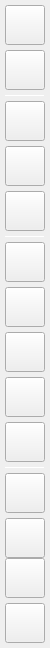
           <widget class="QFrame" name="ToolBar">
            <property name="minimumSize">
             <size>
              <width>50</width>
              <height>0</height>
             </size>
            </property>
            <property name="maximumSize">
             <size>
              <width>50</width>
              <height>16777215</height>
             </size>
            </property>
            <property name="layoutDirection">
             <enum>Qt::LeftToRight</enum>
            </property>
            <property name="styleSheet">
             <string notr="true"/>
            </property>
            <property name="frameShape">
             <enum>QFrame::NoFrame</enum>
            </property>
            <property name="frameShadow">
             <enum>QFrame::Raised</enum>
            </property>
            <layout class="QFormLayout" name="formLayout">
             <property name="sizeConstraint">
              <enum>QLayout::SetDefaultConstraint</enum>
             </property>
             <property name="fieldGrowthPolicy">
              <enum>QFormLayout::FieldsStayAtSizeHint</enum>
             </property>
             <property name="rowWrapPolicy">
              <enum>QFormLayout::WrapAllRows</enum>
             </property>
             <property name="labelAlignment">
              <set>Qt::AlignHCenter|Qt::AlignTop</set>
             </property>
             <property name="formAlignment">
              <set>Qt::AlignHCenter|Qt::AlignTop</set>
             </property>
             <property name="horizontalSpacing">
              <number>0</number>
             </property>
             <property name="verticalSpacing">
              <number>0</number>
             </property>
             <property name="leftMargin">
              <number>0</number>
             </property>
             <property name="topMargin">
              <number>0</number>
             </property>
             <property name="rightMargin">
              <number>0</number>
             </property>
             <property name="bottomMargin">
              <number>0</number>
             </property>
             <item row="0" column="0">
              <widget class="QFrame" name="TopToolBar">
               <property name="sizePolicy">
                <sizepolicy hsizetype="Fixed" vsizetype="Fixed">
                 <horstretch>0</horstretch>
                 <verstretch>0</verstretch>
                </sizepolicy>
               </property>
               <property name="minimumSize">
                <size>
                 <width>50</width>
                 <height>0</height>
                </size>
               </property>
               <property name="maximumSize">
                <size>
                 <width>50</width>
                 <height>16777215</height>
                </size>
               </property>
               <property name="frameShape">
                <enum>QFrame::NoFrame</enum>
               </property>
               <property name="frameShadow">
                <enum>QFrame::Raised</enum>
               </property>
               <layout class="QFormLayout" name="formLayout_2">
                <property name="rowWrapPolicy">
                 <enum>QFormLayout::WrapAllRows</enum>
                </property>
                <property name="labelAlignment">
                 <set>Qt::AlignHCenter|Qt::AlignTop</set>
                </property>
                <property name="formAlignment">
                 <set>Qt::AlignHCenter|Qt::AlignTop</set>
                </property>
                <property name="horizontalSpacing">
                 <number>0</number>
                </property>
                <property name="verticalSpacing">
                 <number>5</number>
                </property>
                <property name="leftMargin">
                 <number>5</number>
                </property>
                <property name="topMargin">
                 <number>5</number>
                </property>
                <property name="rightMargin">
                 <number>0</number>
                </property>
                <property name="bottomMargin">
                 <number>0</number>
                </property>
                <item row="0" column="0">
                 <widget class="QPushButton" name="LoadButton">
                  <property name="sizePolicy">
                   <sizepolicy hsizetype="Fixed" vsizetype="Fixed">
                    <horstretch>0</horstretch>
                    <verstretch>0</verstretch>
                   </sizepolicy>
                  </property>
                  <property name="minimumSize">
                   <size>
                    <width>40</width>
                    <height>40</height>
                   </size>
                  </property>
                  <property name="maximumSize">
                   <size>
                    <width>40</width>
                    <height>40</height>
                   </size>
                  </property>
                  <property name="toolTip">
                   <string>&lt;html&gt;&lt;head/&gt;&lt;body&gt;&lt;p&gt;Загрузить проект&lt;/p&gt;&lt;/body&gt;&lt;/html&gt;</string>
                  </property>
                  <property name="whatsThis">
                   <string>&lt;html&gt;&lt;head/&gt;&lt;body&gt;&lt;p&gt;Load project&lt;/p&gt;&lt;/body&gt;&lt;/html&gt;</string>
                  </property>
                  <property name="layoutDirection">
                   <enum>Qt::LeftToRight</enum>
                  </property>
                  <property name="text">
                   <string/>
                  </property>
                  <property name="icon">
                   <iconset>
                    <normaloff>src/icons/free/folder.svg</normaloff>src/icons/free/folder.svg</iconset>
                  </property>
                  <property name="iconSize">
                   <size>
                    <width>30</width>
                    <height>30</height>
                   </size>
                  </property>
                  <property name="shortcut">
                   <string>Ctrl+O</string>
                  </property>
                  <property name="autoExclusive">
                   <bool>false</bool>
                  </property>
                 </widget>
                </item>
                <item row="1" column="1">
                 <widget class="QPushButton" name="SaveButton">
                  <property name="sizePolicy">
                   <sizepolicy hsizetype="Fixed" vsizetype="Fixed">
                    <horstretch>0</horstretch>
                    <verstretch>0</verstretch>
                   </sizepolicy>
                  </property>
                  <property name="minimumSize">
                   <size>
                    <width>40</width>
                    <height>40</height>
                   </size>
                  </property>
                  <property name="maximumSize">
                   <size>
                    <width>40</width>
                    <height>40</height>
                   </size>
                  </property>
                  <property name="toolTip">
                   <string>&lt;html&gt;&lt;head/&gt;&lt;body&gt;&lt;p&gt;Перезаписать файл Points&lt;/p&gt;&lt;/body&gt;&lt;/html&gt;</string>
                  </property>
                  <property name="text">
                   <string/>
                  </property>
                  <property name="icon">
                   <iconset>
                    <normaloff>src/icons/free/save.svg</normaloff>src/icons/free/save.svg</iconset>
                  </property>
                  <property name="iconSize">
                   <size>
                    <width>30</width>
                    <height>30</height>
                   </size>
                  </property>
                  <property name="shortcut">
                   <string>Ctrl+S</string>
                  </property>
                  <property name="flat">
                   <bool>false</bool>
                  </property>
                 </widget>
                </item>
                <item row="2" column="1">
                 <widget class="Line" name="ProjectLine">
                  <property name="sizePolicy">
                   <sizepolicy hsizetype="Fixed" vsizetype="Fixed">
                    <horstretch>0</horstretch>
                    <verstretch>0</verstretch>
                   </sizepolicy>
                  </property>
                  <property name="minimumSize">
                   <size>
                    <width>40</width>
                    <height>1</height>
                   </size>
                  </property>
                  <property name="maximumSize">
                   <size>
                    <width>40</width>
                    <height>1</height>
                   </size>
                  </property>
                  <property name="orientation">
                   <enum>Qt::Horizontal</enum>
                  </property>
                 </widget>
                </item>
                <item row="3" column="1">
                 <widget class="QPushButton" name="AIButton">
                  <property name="sizePolicy">
                   <sizepolicy hsizetype="Fixed" vsizetype="Fixed">
                    <horstretch>40</horstretch>
                    <verstretch>40</verstretch>
                   </sizepolicy>
                  </property>
                  <property name="minimumSize">
                   <size>
                    <width>40</width>
                    <height>40</height>
                   </size>
                  </property>
                  <property name="toolTip">
                   <string>&lt;html&gt;&lt;head/&gt;&lt;body&gt;&lt;p&gt;Сменить режим разметки на AI&lt;/p&gt;&lt;/body&gt;&lt;/html&gt;</string>
                  </property>
                  <property name="toolTipDuration">
                   <number>-1</number>
                  </property>
                  <property name="whatsThis">
                   <string>&lt;html&gt;&lt;head/&gt;&lt;body&gt;&lt;p&gt;&lt;br/&gt;&lt;/p&gt;&lt;/body&gt;&lt;/html&gt;</string>
                  </property>
                  <property name="text">
                   <string/>
                  </property>
                  <property name="icon">
                   <iconset>
                    <normaloff>src/icons/free/alert-circle.svg</normaloff>src/icons/free/alert-circle.svg</iconset>
                  </property>
                  <property name="iconSize">
                   <size>
                    <width>30</width>
                    <height>30</height>
                   </size>
                  </property>
                  <property name="shortcut">
                   <string>Ctrl+1</string>
                  </property>
                 </widget>
                </item>
                <item row="4" column="1">
                 <widget class="QPushButton" name="AXEButton">
                  <property name="sizePolicy">
                   <sizepolicy hsizetype="Fixed" vsizetype="Fixed">
                    <horstretch>0</horstretch>
                    <verstretch>0</verstretch>
                   </sizepolicy>
                  </property>
                  <property name="minimumSize">
                   <size>
                    <width>40</width>
                    <height>40</height>
                   </size>
                  </property>
                  <property name="maximumSize">
                   <size>
                    <width>40</width>
                    <height>40</height>
                   </size>
                  </property>
                  <property name="toolTip">
                   <string>&lt;html&gt;&lt;head/&gt;&lt;body&gt;&lt;p&gt;Сменить режим разметки на ручной&lt;/p&gt;&lt;/body&gt;&lt;/html&gt;</string>
                  </property>
                  <property name="text">
                   <string/>
                  </property>
                  <property name="icon">
                   <iconset>
                    <normaloff>src/icons/free/alert-circle.svg</normaloff>src/icons/free/alert-circle.svg</iconset>
                  </property>
                  <property name="iconSize">
                   <size>
                    <width>30</width>
                    <height>30</height>
                   </size>
                  </property>
                  <property name="shortcut">
                   <string>Ctrl+2</string>
                  </property>
                 </widget>
                </item>
                <item row="5" column="1">
                 <widget class="QPushButton" name="MOVEButton">
                  <property name="sizePolicy">
                   <sizepolicy hsizetype="Fixed" vsizetype="Fixed">
                    <horstretch>0</horstretch>
                    <verstretch>0</verstretch>
                   </sizepolicy>
                  </property>
                  <property name="minimumSize">
                   <size>
                    <width>40</width>
                    <height>40</height>
                   </size>
                  </property>
                  <property name="maximumSize">
                   <size>
                    <width>40</width>
                    <height>40</height>
                   </size>
                  </property>
                  <property name="toolTip">
                   <string>&lt;html&gt;&lt;head/&gt;&lt;body&gt;&lt;p&gt;Сменить режим разметки на стандартный&lt;/p&gt;&lt;/body&gt;&lt;/html&gt;</string>
                  </property>
                  <property name="text">
                   <string/>
                  </property>
                  <property name="icon">
                   <iconset>
                    <normaloff>src/icons/free/alert-circle.svg</normaloff>src/icons/free/alert-circle.svg</iconset>
                  </property>
                  <property name="iconSize">
                   <size>
                    <width>30</width>
                    <height>30</height>
                   </size>
                  </property>
                  <property name="shortcut">
                   <string>Ctrl+3</string>
                  </property>
                 </widget>
                </item>
                <item row="6" column="0">
                 <widget class="Line" name="ToolsLine">
                  <property name="sizePolicy">
                   <sizepolicy hsizetype="Fixed" vsizetype="Fixed">
                    <horstretch>0</horstretch>
                    <verstretch>0</verstretch>
                   </sizepolicy>
                  </property>
                  <property name="minimumSize">
                   <size>
                    <width>40</width>
                    <height>1</height>
                   </size>
                  </property>
                  <property name="maximumSize">
                   <size>
                    <width>40</width>
                    <height>1</height>
                   </size>
                  </property>
                  <property name="orientation">
                   <enum>Qt::Horizontal</enum>
                  </property>
                 </widget>
                </item>
                <item row="6" column="1">
                 <widget class="QPushButton" name="RotateButton">
                  <property name="sizePolicy">
                   <sizepolicy hsizetype="Fixed" vsizetype="Fixed">
                    <horstretch>0</horstretch>
                    <verstretch>0</verstretch>
                   </sizepolicy>
                  </property>
                  <property name="minimumSize">
                   <size>
                    <width>40</width>
                    <height>40</height>
                   </size>
                  </property>
                  <property name="maximumSize">
                   <size>
                    <width>40</width>
                    <height>40</height>
                   </size>
                  </property>
                  <property name="toolTip">
                   <string>&lt;html&gt;&lt;head/&gt;&lt;body&gt;&lt;p&gt;Повернуть изображение&lt;/p&gt;&lt;/body&gt;&lt;/html&gt;</string>
                  </property>
                  <property name="text">
                   <string/>
                  </property>
                  <property name="icon">
                   <iconset>
                    <normaloff>src/icons/free/rotate-cw.svg</normaloff>src/icons/free/rotate-cw.svg</iconset>
                  </property>
                  <property name="iconSize">
                   <size>
                    <width>30</width>
                    <height>30</height>
                   </size>
                  </property>
                 </widget>
                </item>
                <item row="7" column="1">
                 <widget class="QPushButton" name="MirrorYButton">
                  <property name="sizePolicy">
                   <sizepolicy hsizetype="Fixed" vsizetype="Fixed">
                    <horstretch>0</horstretch>
                    <verstretch>0</verstretch>
                   </sizepolicy>
                  </property>
                  <property name="minimumSize">
                   <size>
                    <width>40</width>
                    <height>40</height>
                   </size>
                  </property>
                  <property name="maximumSize">
                   <size>
                    <width>40</width>
                    <height>40</height>
                   </size>
                  </property>
                  <property name="toolTip">
                   <string>&lt;html&gt;&lt;head/&gt;&lt;body&gt;&lt;p&gt;Отразить изображение по вертикали&lt;/p&gt;&lt;/body&gt;&lt;/html&gt;</string>
                  </property>
                  <property name="text">
                   <string/>
                  </property>
                  <property name="icon">
                   <iconset>
                    <normaloff>src/icons/free/corner-up-right.svg</normaloff>src/icons/free/corner-up-right.svg</iconset>
                  </property>
                  <property name="iconSize">
                   <size>
                    <width>30</width>
                    <height>30</height>
                   </size>
                  </property>
                 </widget>
                </item>
                <item row="8" column="1">
                 <widget class="QPushButton" name="MirrorXButton">
                  <property name="sizePolicy">
                   <sizepolicy hsizetype="Fixed" vsizetype="Fixed">
                    <horstretch>0</horstretch>
                    <verstretch>0</verstretch>
                   </sizepolicy>
                  </property>
                  <property name="minimumSize">
                   <size>
                    <width>40</width>
                    <height>40</height>
                   </size>
                  </property>
                  <property name="maximumSize">
                   <size>
                    <width>40</width>
                    <height>40</height>
                   </size>
                  </property>
                  <property name="toolTip">
                   <string>&lt;html&gt;&lt;head/&gt;&lt;body&gt;&lt;p&gt;Отразить изображение по горизонтали&lt;/p&gt;&lt;/body&gt;&lt;/html&gt;</string>
                  </property>
                  <property name="text">
                   <string/>
                  </property>
                  <property name="icon">
                   <iconset>
                    <normaloff>src/icons/free/corner-right-up.svg</normaloff>src/icons/free/corner-right-up.svg</iconset>
                  </property>
                  <property name="iconSize">
                   <size>
                    <width>30</width>
                    <height>30</height>
                   </size>
                  </property>
                 </widget>
                </item>
                <item row="9" column="1">
                 <widget class="QPushButton" name="CropButton">
                  <property name="sizePolicy">
                   <sizepolicy hsizetype="Fixed" vsizetype="Fixed">
                    <horstretch>0</horstretch>
                    <verstretch>0</verstretch>
                   </sizepolicy>
                  </property>
                  <property name="minimumSize">
                   <size>
                    <width>40</width>
                    <height>40</height>
                   </size>
                  </property>
                  <property name="maximumSize">
                   <size>
                    <width>40</width>
                    <height>40</height>
                   </size>
                  </property>
                  <property name="toolTip">
                   <string>&lt;html&gt;&lt;head/&gt;&lt;body&gt;&lt;p&gt;Обрезать изображение&lt;/p&gt;&lt;/body&gt;&lt;/html&gt;</string>
                  </property>
                  <property name="text">
                   <string/>
                  </property>
                  <property name="icon">
                   <iconset>
                    <normaloff>src/icons/free/crop.svg</normaloff>src/icons/free/crop.svg</iconset>
                  </property>
                  <property name="iconSize">
                   <size>
                    <width>30</width>
                    <height>30</height>
                   </size>
                  </property>
                 </widget>
                </item>
                <item row="10" column="1">
                 <widget class="QPushButton" name="ZoomButton">
                  <property name="sizePolicy">
                   <sizepolicy hsizetype="Fixed" vsizetype="Fixed">
                    <horstretch>0</horstretch>
                    <verstretch>0</verstretch>
                   </sizepolicy>
                  </property>
                  <property name="minimumSize">
                   <size>
                    <width>40</width>
                    <height>40</height>
                   </size>
                  </property>
                  <property name="maximumSize">
                   <size>
                    <width>40</width>
                    <height>40</height>
                   </size>
                  </property>
                  <property name="toolTip">
                   <string>&lt;html&gt;&lt;head/&gt;&lt;body&gt;&lt;p&gt;Приблизить изображение&lt;/p&gt;&lt;/body&gt;&lt;/html&gt;</string>
                  </property>
                  <property name="text">
                   <string/>
                  </property>
                  <property name="icon">
                   <iconset>
                    <normaloff>src/icons/free/zoom-in.svg</normaloff>src/icons/free/zoom-in.svg</iconset>
                  </property>
                  <property name="iconSize">
                   <size>
                    <width>30</width>
                    <height>30</height>
                   </size>
                  </property>
                 </widget>
                </item>
                <item row="11" column="0">
                 <widget class="Line" name="ImageLine">
                  <property name="sizePolicy">
                   <sizepolicy hsizetype="Fixed" vsizetype="Fixed">
                    <horstretch>0</horstretch>
                    <verstretch>0</verstretch>
                   </sizepolicy>
                  </property>
                  <property name="minimumSize">
                   <size>
                    <width>40</width>
                    <height>1</height>
                   </size>
                  </property>
                  <property name="maximumSize">
                   <size>
                    <width>40</width>
                    <height>1</height>
                   </size>
                  </property>
                  <property name="orientation">
                   <enum>Qt::Horizontal</enum>
                  </property>
                 </widget>
                </item>
                <item row="11" column="1">
                 <widget class="QPushButton" name="PinsButton">
                  <property name="sizePolicy">
                   <sizepolicy hsizetype="Fixed" vsizetype="Fixed">
                    <horstretch>0</horstretch>
                    <verstretch>0</verstretch>
                   </sizepolicy>
                  </property>
                  <property name="minimumSize">
                   <size>
                    <width>40</width>
                    <height>40</height>
                   </size>
                  </property>
                  <property name="maximumSize">
                   <size>
                    <width>40</width>
                    <height>40</height>
                   </size>
                  </property>
                  <property name="toolTip">
                   <string>&lt;html&gt;&lt;head/&gt;&lt;body&gt;&lt;p&gt;Скрыть / Показать пины&lt;/p&gt;&lt;/body&gt;&lt;/html&gt;</string>
                  </property>
                  <property name="text">
                   <string/>
                  </property>
                  <property name="icon">
                   <iconset>
                    <normaloff>src/icons/free/alert-octagon.svg</normaloff>src/icons/free/alert-octagon.svg</iconset>
                  </property>
                  <property name="iconSize">
                   <size>
                    <width>30</width>
                    <height>30</height>
                   </size>
                  </property>
                 </widget>
                </item>
                <item row="12" column="1">
                 <widget class="QPushButton" name="BodiesButton">
                  <property name="sizePolicy">
                   <sizepolicy hsizetype="Fixed" vsizetype="Fixed">
                    <horstretch>0</horstretch>
                    <verstretch>0</verstretch>
                   </sizepolicy>
                  </property>
                  <property name="minimumSize">
                   <size>
                    <width>40</width>
                    <height>40</height>
                   </size>
                  </property>
                  <property name="maximumSize">
                   <size>
                    <width>40</width>
                    <height>40</height>
                   </size>
                  </property>
                  <property name="toolTip">
                   <string>&lt;html&gt;&lt;head/&gt;&lt;body&gt;&lt;p&gt;Скрыть / Показать имена компонентов&lt;/p&gt;&lt;/body&gt;&lt;/html&gt;</string>
                  </property>
                  <property name="text">
                   <string/>
                  </property>
                  <property name="icon">
                   <iconset>
                    <normaloff>src/icons/free/alert-octagon.svg</normaloff>src/icons/free/alert-octagon.svg</iconset>
                  </property>
                  <property name="iconSize">
                   <size>
                    <width>30</width>
                    <height>30</height>
                   </size>
                  </property>
                 </widget>
                </item>
               </layout>
              </widget>
             </item>
             <item row="1" column="0">
              <widget class="QFrame" name="BotToolBar">
               <property name="sizePolicy">
                <sizepolicy hsizetype="Expanding" vsizetype="Expanding">
                 <horstretch>1</horstretch>
                 <verstretch>1</verstretch>
                </sizepolicy>
               </property>
               <property name="minimumSize">
                <size>
                 <width>50</width>
                 <height>0</height>
                </size>
               </property>
               <property name="maximumSize">
                <size>
                 <width>50</width>
                 <height>16777215</height>
                </size>
               </property>
               <property name="layoutDirection">
                <enum>Qt::LeftToRight</enum>
               </property>
               <property name="styleSheet">
                <string notr="true"/>
               </property>
               <property name="frameShape">
                <enum>QFrame::NoFrame</enum>
               </property>
               <property name="frameShadow">
                <enum>QFrame::Raised</enum>
               </property>
               <layout class="QFormLayout" name="formLayout_3">
                <property name="sizeConstraint">
                 <enum>QLayout::SetDefaultConstraint</enum>
                </property>
                <property name="rowWrapPolicy">
                 <enum>QFormLayout::WrapAllRows</enum>
                </property>
                <property name="labelAlignment">
                 <set>Qt::AlignBottom|Qt::AlignHCenter</set>
                </property>
                <property name="formAlignment">
                 <set>Qt::AlignBottom|Qt::AlignHCenter</set>
                </property>
                <property name="horizontalSpacing">
                 <number>0</number>
                </property>
                <property name="verticalSpacing">
                 <number>5</number>
                </property>
                <property name="leftMargin">
                 <number>5</number>
                </property>
                <property name="topMargin">
                 <number>0</number>
                </property>
                <property name="rightMargin">
                 <number>0</number>
                </property>
                <property name="bottomMargin">
                 <number>5</number>
                </property>
                <item row="0" column="1">
                 <widget class="QPushButton" name="LogButton">
                  <property name="minimumSize">
                   <size>
                    <width>40</width>
                    <height>40</height>
                   </size>
                  </property>
                  <property name="maximumSize">
                   <size>
                    <width>40</width>
                    <height>40</height>
                   </size>
                  </property>
                  <property name="toolTip">
                   <string>&lt;html&gt;&lt;head/&gt;&lt;body&gt;&lt;p&gt;Показать консоль&lt;/p&gt;&lt;/body&gt;&lt;/html&gt;</string>
                  </property>
                  <property name="text">
                   <string/>
                  </property>
                  <property name="icon">
                   <iconset>
                    <normaloff>src/icons/free/terminal.svg</normaloff>src/icons/free/terminal.svg</iconset>
                  </property>
                  <property name="iconSize">
                   <size>
                    <width>30</width>
                    <height>30</height>
                   </size>
                  </property>
                 </widget>
                </item>
                <item row="1" column="1">
                 <widget class="QPushButton" name="SettingsButton">
                  <property name="sizePolicy">
                   <sizepolicy hsizetype="Fixed" vsizetype="Fixed">
                    <horstretch>0</horstretch>
                    <verstretch>0</verstretch>
                   </sizepolicy>
                  </property>
                  <property name="minimumSize">
                   <size>
                    <width>40</width>
                    <height>40</height>
                   </size>
                  </property>
                  <property name="maximumSize">
                   <size>
                    <width>40</width>
                    <height>40</height>
                   </size>
                  </property>
                  <property name="toolTip">
                   <string>&lt;html&gt;&lt;head/&gt;&lt;body&gt;&lt;p&gt;Меню настроек&lt;/p&gt;&lt;/body&gt;&lt;/html&gt;</string>
                  </property>
                  <property name="text">
                   <string/>
                  </property>
                  <property name="icon">
                   <iconset>
                    <normaloff>src/icons/free/settings.svg</normaloff>src/icons/free/settings.svg</iconset>
                  </property>
                  <property name="iconSize">
                   <size>
                    <width>30</width>
                    <height>30</height>
                   </size>
                  </property>
                 </widget>
                </item>
               </layout>
              </widget>
             </item>
            </layout>
           </widget>
